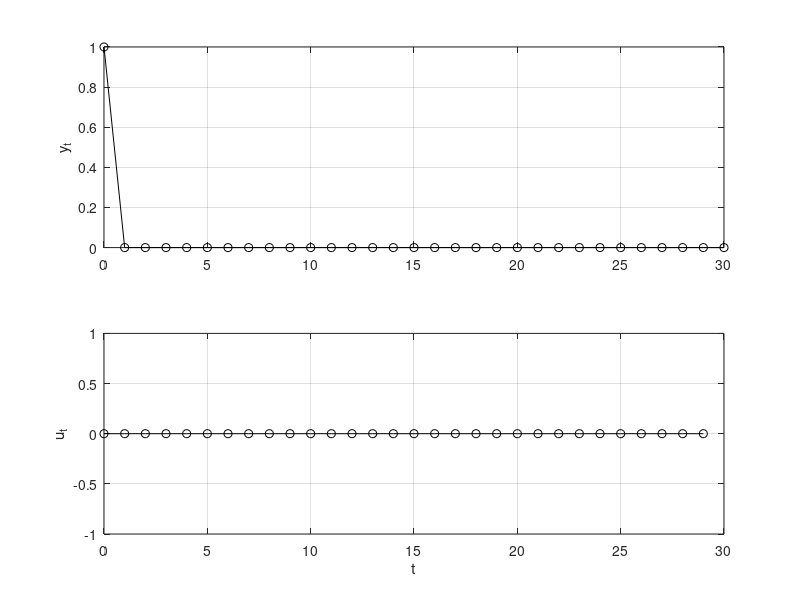

MATLAB code to generate this figure:
%% Assignment 6, Problem 3 c)
%  Solves the QP with quadprog, with lower and upper bounds on u and 
%  better input blocking.
%  Tor Aksel N. Heirung, April 2013.

% System matrices
A = [ 0     0     0    ;
      0     0     1    ;
      0.1  -0.79  1.78];
B = [1 0 0.1]';
C = [0 0 1];

x0 = [0 0 1]'; % Initial state

N = 30; % Length of time horizon

b_length = [1, 1, 2, 4, 8, 14]'; % Lenghts of blocks
if sum(b_length) ~= N; warning('Block length error!'); end
nb = numel(b_length); % Number of control blocks on the time horizon

nx = size(A,2); % nx: number of states (equals the number of rows in A)
nu = size(B,2); % nu: number of controls (equals the number of rows in B)

% Cost function
Qt = 2*diag([0, 0, 1]);
Q = kron(eye(N), Qt);
Rt = 2*1;
R = kron(diag(b_length), Rt); % Note that each R in G is multiplied by the block length!
G = blkdiag(Q, R);

% Equality constraint
Aeq_c1 = eye(N*nx);                             % Component 1 of A_eq
Aeq_c2 = kron(diag(ones(N-1,1),-1), -A);        % Component 2 of A_eq
ones_block = blkdiag(ones(b_length(1),1), ...
                     ones(b_length(2),1), ...
                     ones(b_length(3),1), ...
                     ones(b_length(4),1), ...
                     ones(b_length(5),1), ...
                     ones(b_length(6),1));      % Block-diagonal matrix of 1-vectors
Aeq_c3 = kron(ones_block, -B);                  % Component 3 of A_eq
Aeq = [Aeq_c1 + Aeq_c2, Aeq_c3];

beq = [A*x0; zeros((N-1)*nx,1)];

% Inequality constraints
x_lb = -Inf(N*nx,1);    % Lower bound on x
x_ub =  Inf(N*nx,1);    % Upper bound on x
u_lb = -ones(nb*nu,1);  % Lower bound on u (nb*nu < n*nu)
u_ub =  ones(nb*nu,1);  % Upper bound on u (nb*nu < n*nu)
lb = [x_lb; u_lb];      % Lower bound on z
ub = [x_ub; u_ub];      % Upper bound on z

% Solving the equality- and inequality-constrained QP with quadprog
opt = optimset('Display','off', 'Diagnostics','off', 'LargeScale','off', 'Algorithm', 'active-set');
[z,fval,exitflag,output,lambda] = quadprog(G,[],[],[],Aeq,beq,lb,ub,[],opt);

% Extracting variables
y = [x0(3); z(nx:nx:N*nx)];         % y = x3
u_blocks = z(N*nx+1:N*nx+nb*nu);    % Control blocks
u = ones_block*u_blocks;            % Control
% Time vector
t = 1:N;

% Plot optimal trajectory
figure(6);
subplot(2,1,1);
plot([0,t],y,'-ko'); % Plot on 0 to N
grid('on');
ylabel('y_t');
subplot(2,1,2);
hold('on');
stairs(t-1,u,'k'); % Plot on 0 to N-1
plot(t-1,u,'ko');  % Plot on 0 to N-1
hold('off');
box('on');
grid('on');
xlabel('t');
ylabel('u_t');
